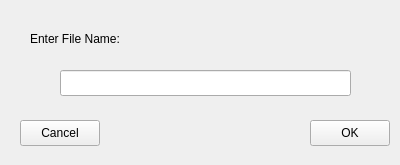
<?xml version="1.0" encoding="UTF-8"?>
<ui version="4.0">
 <class>SaveAsDialog</class>
 <widget class="QWidget" name="SaveAsDialog">
  <property name="geometry">
   <rect>
    <x>0</x>
    <y>0</y>
    <width>400</width>
    <height>165</height>
   </rect>
  </property>
  <property name="windowTitle">
   <string>Form</string>
  </property>
  <widget class="QPushButton" name="btn_ok">
   <property name="geometry">
    <rect>
     <x>310</x>
     <y>120</y>
     <width>80</width>
     <height>26</height>
    </rect>
   </property>
   <property name="text">
    <string>OK</string>
   </property>
  </widget>
  <widget class="QPushButton" name="btn_cancel">
   <property name="geometry">
    <rect>
     <x>20</x>
     <y>120</y>
     <width>80</width>
     <height>26</height>
    </rect>
   </property>
   <property name="text">
    <string>Cancel</string>
   </property>
  </widget>
  <widget class="QLineEdit" name="txt_file">
   <property name="geometry">
    <rect>
     <x>60</x>
     <y>70</y>
     <width>291</width>
     <height>26</height>
    </rect>
   </property>
  </widget>
  <widget class="QLabel" name="label">
   <property name="geometry">
    <rect>
     <x>30</x>
     <y>30</y>
     <width>131</width>
     <height>18</height>
    </rect>
   </property>
   <property name="text">
    <string>Enter File Name:</string>
   </property>
  </widget>
 </widget>
 <resources/>
 <connections>
  <connection>
   <sender>btn_ok</sender>
   <signal>clicked()</signal>
   <receiver>SaveAsDialog</receiver>
   <slot>SubmitName()</slot>
   <hints>
    <hint type="sourcelabel">
     <x>314</x>
     <y>131</y>
    </hint>
    <hint type="destinationlabel">
     <x>237</x>
     <y>132</y>
    </hint>
   </hints>
  </connection>
  <connection>
   <sender>btn_cancel</sender>
   <signal>clicked()</signal>
   <receiver>SaveAsDialog</receiver>
   <slot>CloseWindow()</slot>
   <hints>
    <hint type="sourcelabel">
     <x>58</x>
     <y>128</y>
    </hint>
    <hint type="destinationlabel">
     <x>209</x>
     <y>28</y>
    </hint>
   </hints>
  </connection>
 </connections>
 <slots>
  <slot>SubmitName()</slot>
  <slot>CloseWindow()</slot>
 </slots>
</ui>
